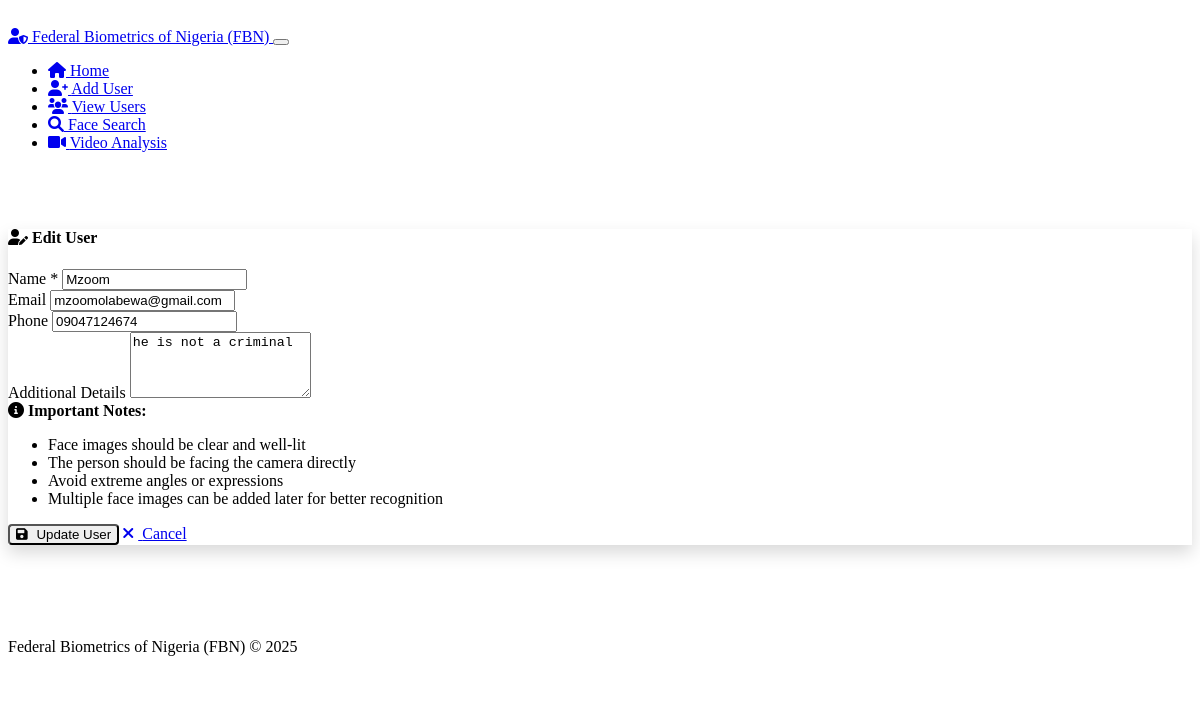
Page /users/1/edit on the committed database.
### models.py (models this page shows, shortened)
class User(db.Model):
    __tablename__ = 'users'
    id = db.Column(db.Integer, primary_key=True)
    name = db.Column(db.String(100), nullable=False)
    email = db.Column(db.String(120), nullable=True, unique=True)
    phone = db.Column(db.String(20), nullable=True)
    details = db.Column(db.Text, nullable=True)
    created_at = db.Column(db.DateTime, default=datetime.utcnow)
    updated_at = db.Column(db.DateTime, default=datetime.utcnow, onupdate=datetime.utcnow)
    face_images = db.relationship('FaceImage', backref='user', lazy=True, cascade="all, delete-orphan")

### routes.py (the view, shortened to what this page needs)
@app.route('/users/<int:user_id>/edit', methods=['GET', 'POST'])
def edit_user(user_id):
    user = DatabaseManager.get_user(user_id)
    if not user:
        flash('User not found', 'danger')
        return redirect(url_for('view_users'))
    return render_template('add_user.html', user=user)

### database.py (called while the page is built)
    @staticmethod
    def get_user(user_id):
        return User.query.get(user_id)

### templates/add_user.html (shortened to what this page needs)
{% extends 'base.html' %}
{% block content %}
<div class="row">
    <div class="col-md-12 mb-4">
        <div class="card">
            <div class="card-header bg-primary text-white">
                <h4>
                    {% if user %}
                    <i class="fas fa-user-edit"></i> Edit User
                    {% else %}
                    <i class="fas fa-user-plus"></i> Add New User
                    {% endif %}
                </h4>
            </div>
            <div class="card-body">
                <form method="post" enctype="multipart/form-data"
                      action="{% if user %}{{ url_for('edit_user', user_id=user.id) }}{% else %}{{ url_for('add_user') }}{% endif %}">
                    <div class="row">
                        <div class="col-md-6">
                            <div class="mb-3">
                                <label for="name" class="form-label">Name *</label>
                                <input type="text" class="form-control" id="name" name="name" required
                                       value="{% if user %}{{ user.name }}{% endif %}">
                            </div>
                            <div class="mb-3">
                                <label for="email" class="form-label">Email</label>
                                <input type="email" class="form-control" id="email" name="email"
                                       value="{% if user %}{{ user.email }}{% endif %}">
                            </div>
                            <div class="mb-3">
                                <label for="phone" class="form-label">Phone</label>
                                <input type="tel" class="form-control" id="phone" name="phone"
                                       value="{% if user %}{{ user.phone }}{% endif %}">
                            </div>
                            <div class="mb-3">
                                <label for="details" class="form-label">Additional Details</label>
                                <textarea class="form-control" id="details" name="details" rows="4">{% if user %}{{ user.details }}{% endif %}</textarea>
                            </div>
                        </div>
                        <div class="col-md-6">
                            <div class="alert alert-info mt-3">
                                <i class="fas fa-info-circle"></i> <strong>Important Notes:</strong>
                                <ul class="mb-0 mt-2">
                                    <li>Face images should be clear and well-lit</li>
                                    <li>The person should be facing the camera directly</li>
                                    <li>Avoid extreme angles or expressions</li>
                                    <li>Multiple face images can be added later for better recognition</li>
                                </ul>
                            </div>
                        </div>
                    </div>
                    <div class="mt-4 text-center">
                        <button type="submit" class="btn btn-primary">
                            {% if user %}
                            <i class="fas fa-save"></i> Update User
                            {% else %}
                            <i class="fas fa-user-plus"></i> Add User
                            {% endif %}
                        </button>
                        <a href="{% if user %}{{ url_for('user_details', user_id=user.id) }}{% else %}{{ url_for('view_users') }}{% endif %}"
                           class="btn btn-secondary">
                            <i class="fas fa-times"></i> Cancel
                        </a>
                    </div>
                </form>
            </div>
        </div>
    </div>
</div>
{% endblock %}

### static/css/style.css (style rules this page uses)
.card { margin-bottom: 20px; border: none; box-shadow: 0 0.5rem 1rem rgba(0, 0, 0, 0.15); }
.card-header { font-weight: 500; }
.form-label { font-weight: 500; margin-bottom: 0.5rem; }
.btn { border-radius: 4px; font-weight: 500; }
.btn i { margin-right: 5px; }
.card, .btn, .alert { transition: all 0.3s ease; }

### rows in the picture
User: name "Mzoom", email "mzoomolabewa@gmail.com", phone "09047124674", details "he is not a criminal"
